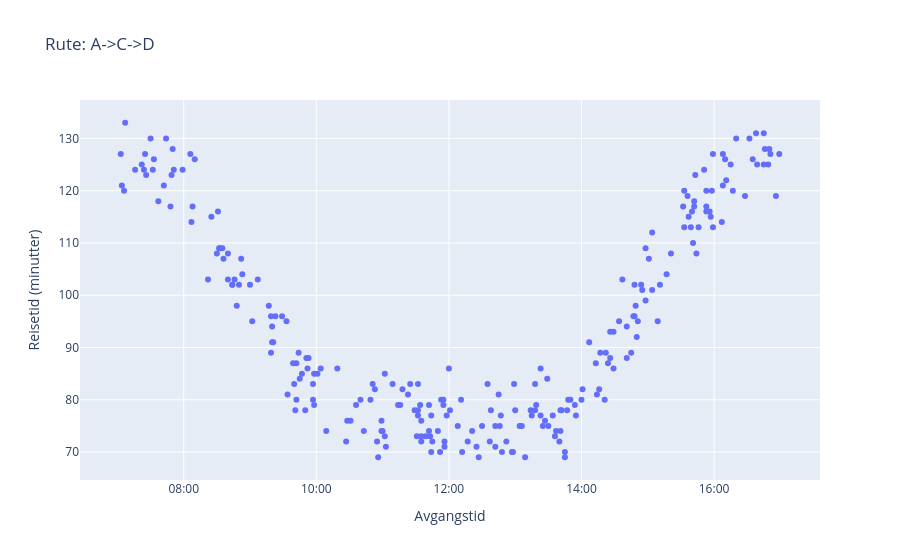
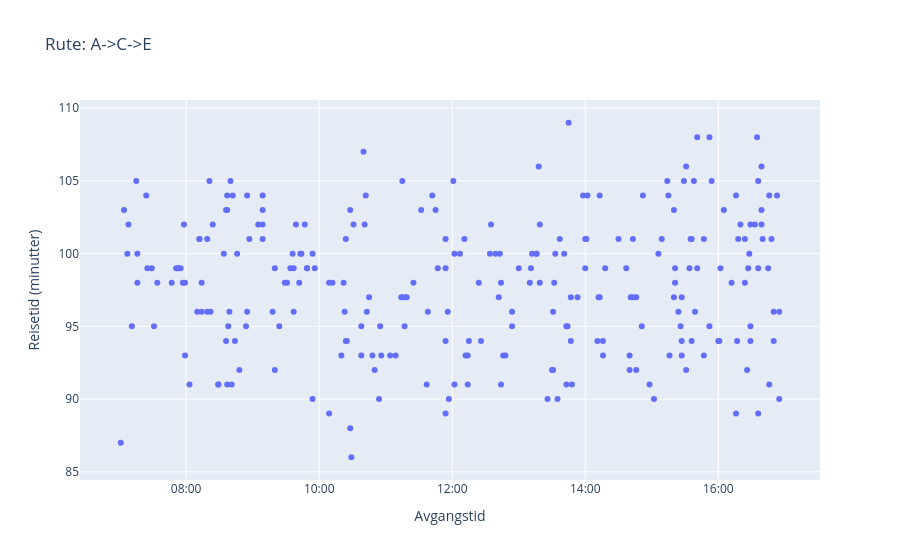
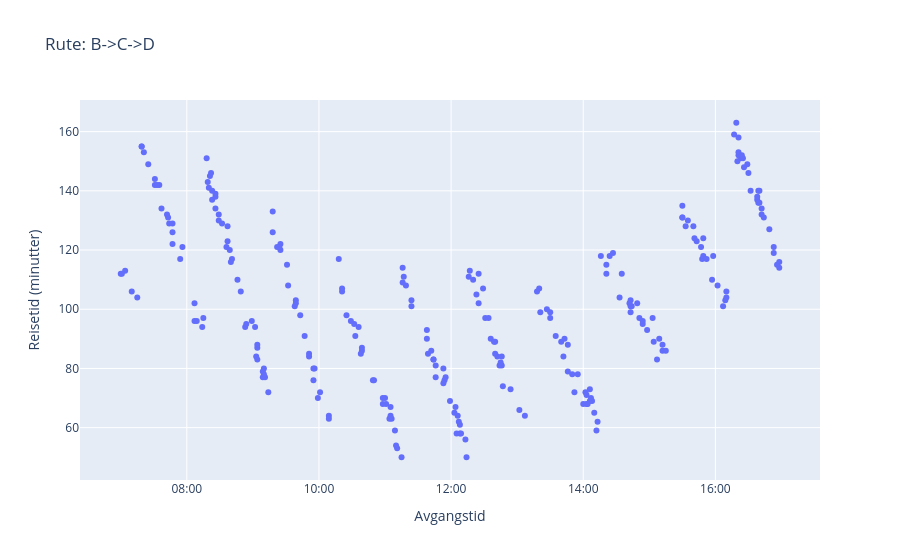
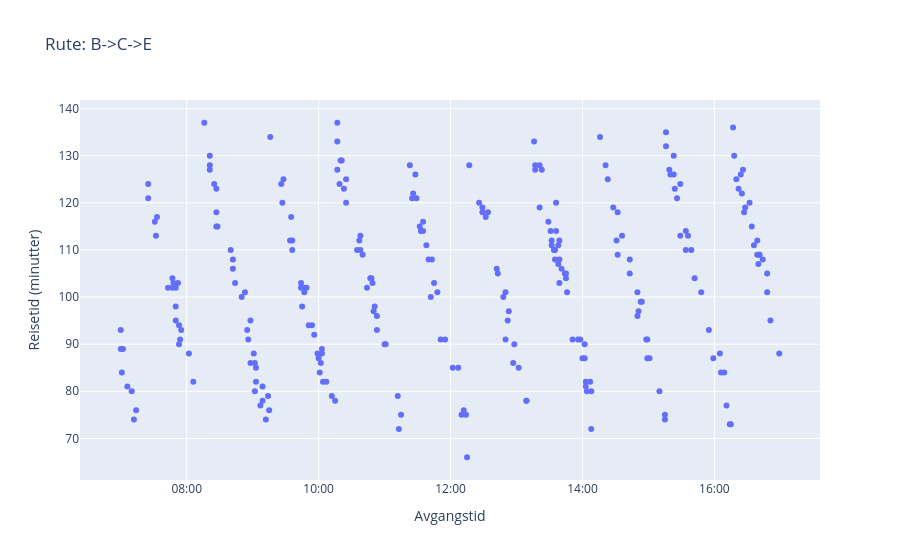

Source (notebook cell) for these figures, in order:
### Code cell
import json
import pandas as pd
import plotly.express as px

with open("traffic.jsonl", encoding="utf-8") as file:
    df = pd.DataFrame(json.loads(line) for line in file if line.strip())

# Feltet er stavet "depature" i filen.
df["departure"] = pd.to_datetime(df["depature"], format="%H:%M")
df["arrival"] = pd.to_datetime(df["arrival"], format="%H:%M")

df["duration"] = (
    (df["arrival"] - df["departure"]).dt.total_seconds() / 60
)

for route, data in df.groupby("road"):
    fig = px.scatter(
        data,
        x="departure",
        y="duration",
        title=f"Rute: {route}",
        labels={
            "departure": "Avgangstid",
            "duration": "Reisetid (minutter)"
        }
    )

    fig.update_xaxes(tickformat="%H:%M")
    fig.update_traces(
        hovertemplate="Avgang: %{x|%H:%M}<br>Reisetid: %{y} min<extra></extra>"
    )
    fig.show(renderer="vscode")

### Figure 1 — Plotly figure (JSON) as saved in the notebook; plotly's stock layout.template omitted (floating-point values rounded to 4 significant figures; data arrays with more than 128 entries replaced by an {"elided": "..."} marker saying what was removed)
{"data": [{"hovertemplate": "Avgang: %{x|%H:%M}<br>Reisetid: %{y} min<extra></extra>", "legendgroup": "", "marker": {"color": "#636efa", "symbol": "circle"}, "mode": "markers", "name": "", "orientation": "v", "showlegend": false, "type": "scatter", "x": {"elided": "252 str values"}, "xaxis": "x", "y": {"elided": "252 float values"}, "yaxis": "y"}], "layout": {"legend": {"tracegroupgap": 0}, "title": {"text": "Rute: A->C->D"}, "xaxis": {"anchor": "y", "domain": [0, 1], "tickformat": "%H:%M", "title": {"text": "Avgangstid"}}, "yaxis": {"anchor": "x", "domain": [0, 1], "title": {"text": "Reisetid (minutter)"}}}}

### Figure 2 — Plotly figure (JSON) as saved in the notebook; plotly's stock layout.template omitted (floating-point values rounded to 4 significant figures; data arrays with more than 128 entries replaced by an {"elided": "..."} marker saying what was removed)
{"data": [{"hovertemplate": "Avgang: %{x|%H:%M}<br>Reisetid: %{y} min<extra></extra>", "legendgroup": "", "marker": {"color": "#636efa", "symbol": "circle"}, "mode": "markers", "name": "", "orientation": "v", "showlegend": false, "type": "scatter", "x": {"elided": "263 str values"}, "xaxis": "x", "y": {"elided": "263 float values"}, "yaxis": "y"}], "layout": {"legend": {"tracegroupgap": 0}, "title": {"text": "Rute: A->C->E"}, "xaxis": {"anchor": "y", "domain": [0, 1], "tickformat": "%H:%M", "title": {"text": "Avgangstid"}}, "yaxis": {"anchor": "x", "domain": [0, 1], "title": {"text": "Reisetid (minutter)"}}}}

### Figure 3 — Plotly figure (JSON) as saved in the notebook; plotly's stock layout.template omitted (floating-point values rounded to 4 significant figures; data arrays with more than 128 entries replaced by an {"elided": "..."} marker saying what was removed)
{"data": [{"hovertemplate": "Avgang: %{x|%H:%M}<br>Reisetid: %{y} min<extra></extra>", "legendgroup": "", "marker": {"color": "#636efa", "symbol": "circle"}, "mode": "markers", "name": "", "orientation": "v", "showlegend": false, "type": "scatter", "x": {"elided": "259 str values"}, "xaxis": "x", "y": {"elided": "259 float values"}, "yaxis": "y"}], "layout": {"legend": {"tracegroupgap": 0}, "title": {"text": "Rute: B->C->D"}, "xaxis": {"anchor": "y", "domain": [0, 1], "tickformat": "%H:%M", "title": {"text": "Avgangstid"}}, "yaxis": {"anchor": "x", "domain": [0, 1], "title": {"text": "Reisetid (minutter)"}}}}

### Figure 4 — Plotly figure (JSON) as saved in the notebook; plotly's stock layout.template omitted (floating-point values rounded to 4 significant figures; data arrays with more than 128 entries replaced by an {"elided": "..."} marker saying what was removed)
{"data": [{"hovertemplate": "Avgang: %{x|%H:%M}<br>Reisetid: %{y} min<extra></extra>", "legendgroup": "", "marker": {"color": "#636efa", "symbol": "circle"}, "mode": "markers", "name": "", "orientation": "v", "showlegend": false, "type": "scatter", "x": {"elided": "257 str values"}, "xaxis": "x", "y": {"elided": "257 float values"}, "yaxis": "y"}], "layout": {"legend": {"tracegroupgap": 0}, "title": {"text": "Rute: B->C->E"}, "xaxis": {"anchor": "y", "domain": [0, 1], "tickformat": "%H:%M", "title": {"text": "Avgangstid"}}, "yaxis": {"anchor": "x", "domain": [0, 1], "title": {"text": "Reisetid (minutter)"}}}}
